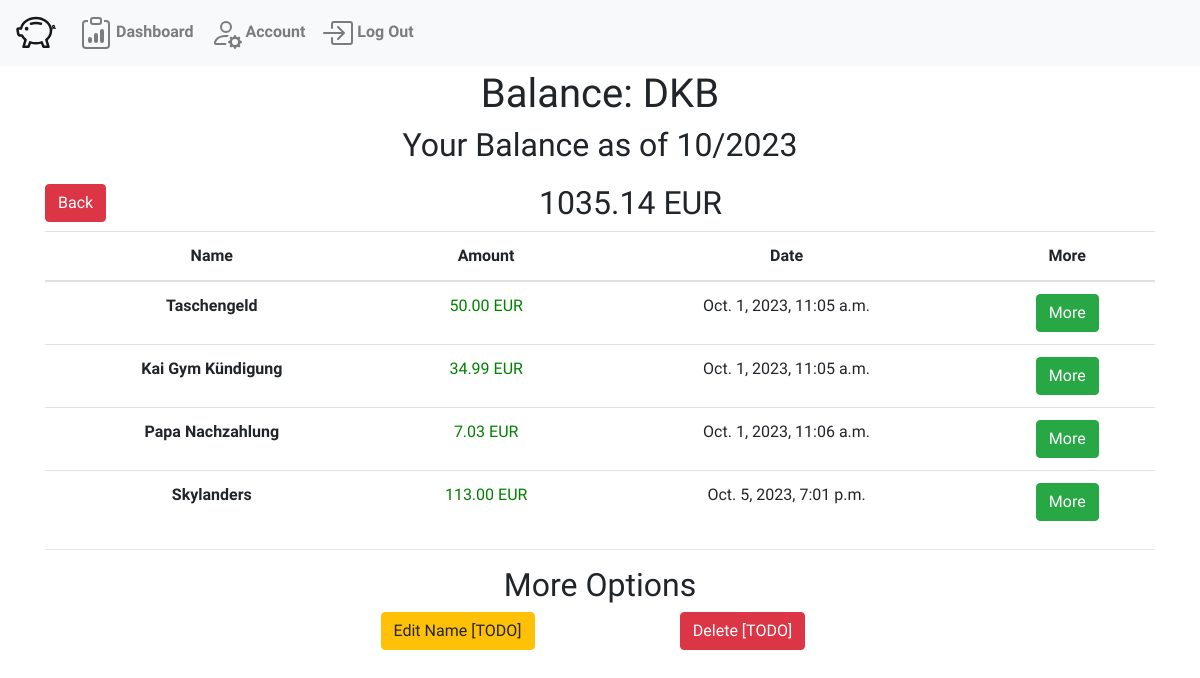
Page /balances/2023-10-01/DKB (signed in) on the earlier database version.
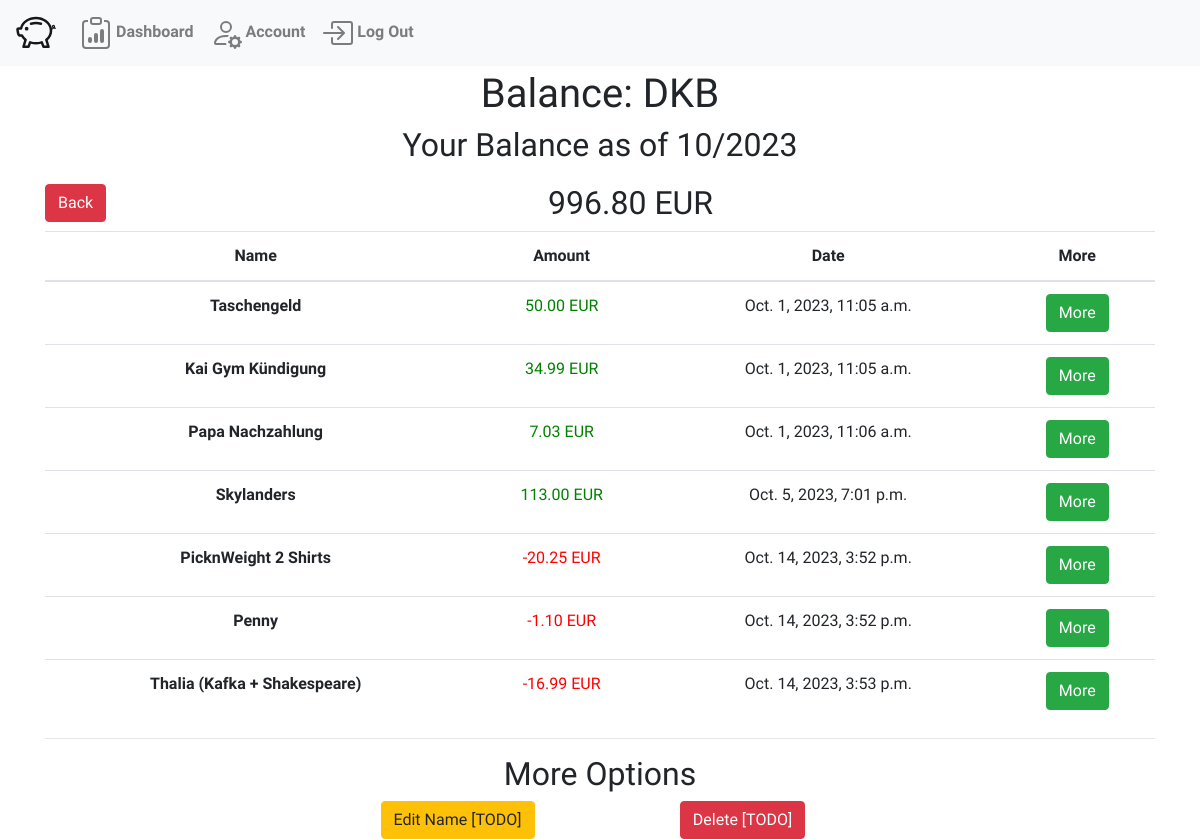
Same page on the later database version.
### WalletWise/models.py (models this page shows, shortened)
class Funds(models.Model):
    budget = models.ForeignKey("MonthBudget",related_name="funds", on_delete=models.CASCADE)
    title = models.CharField(max_length=64)
    amount = models.DecimalField(decimal_places=2, max_digits=20)
    defaultOwner = models.ForeignKey("User", related_name="defaultFunds", on_delete=models.DO_NOTHING, default=None, null=True)

class MonthBudget(models.Model):
    dashboard = models.ForeignKey("Dashboard", on_delete=models.CASCADE, related_name="months")
    date = models.DateField(auto_now_add=True)
    @property
    def month(self):
        return self.date.month
    @property
    def year(self):
        return self.date.year

class FundsChange(models.Model):
    budget = models.ForeignKey("MonthBudget",related_name="fundsChanges", on_delete=models.CASCADE)
    title = models.CharField(max_length=64)
    amount = models.DecimalField(decimal_places=2, max_digits=20)
    destination = models.ForeignKey("Funds", related_name="associatedFundsChanges", on_delete=models.CASCADE)
    reoccuring = models.BooleanField(default=False)
    dateTime = models.DateTimeField(auto_now_add=True)
    is_expense = models.BooleanField(default=False, blank=False)

### WalletWise/views.py (the view)
# urls.py: path("balances/<str:date>/<str:title>", views.balance, name="balance"),
def balance(request, date, title):
    user = request.user
    dashboard = Dashboard.objects.get(owner=user)
    currentBudget= MonthBudget.objects.filter(date=date, dashboard=dashboard)[0]
    balance = Funds.objects.filter(title=title, budget=currentBudget)[0]
    return render(request, "WalletWise/balance.html", {
        'user':user,
        'balance': balance,
        'dashboard' : dashboard,
        'budget': currentBudget
    })

### WalletWise/templates/WalletWise/balance.html (shortened to what this page needs)
{% extends "WalletWise/layout.html" %}
{% block body %}
    <div class="container text-center">
        <h1>Balance: {{balance.title}}</h1>
        <h2>Your Balance as of {{budget.month}}/{{budget.year}}</h2>
        <div style="margin-top: 20px;">
            <a style="float: left;" class="btn btn-danger" href="{% url 'balances' %}" role="button">Back</a>
            <h2>{{balance.amount}} EUR</h2>
        </div>
        {% if balance.associatedFundsChanges.all|length > 0 %}
            <table class="table">
                <thead>
                    <tr>
                        <th scope="col">Name</th>
                        <th scope="col">Amount</th>
                        <th scope="col">Date</th>
                        <th scope="col">More</th>
                    </tr>
                </thead>
                <tbody>
                    {% for fundsChange in balance.associatedFundsChanges.all %}
                    <tr>
                        <th scope="row">{{fundsChange.title}}</th>
                        {% if fundsChange.is_expense %}
                            <td style="color: red;">{{fundsChange.amount}} EUR</td>
                        {% else %}
                            <td style="color: green;">{{fundsChange.amount}} EUR</td>
                        {% endif %}
                        <td>{{fundsChange.dateTime}}</td>
                        <td><a class="btn btn-success" href="{% url 'balance' date=budget.date title=balance.title %}" role="button">More</a></td>
                    </tr>
                    {% endfor %}
                </tbody>
            </table>
        {% else %}
            <h1 class="my-5">No Incomes or Expenses made yet.</h1>
        {% endif %}
        <div>
            <hr>
            <h2>More Options</h2>
            <div class="row">
                <div class="col-md-3"></div>
                <div class="col-md-3"><a class="btn btn-warning" href="#" role="button">Edit Name [TODO]</a></div>
                <div class="col-md-3"><a class="btn btn-danger" href="#" role="button">Delete [TODO]</a></div>
            </div>
        </div>
    </div>
{% endblock %}

### WalletWise/templates/WalletWise/layout.html (shortened to what this page needs)
{% load static %}
<!DOCTYPE html>
<html>
    <head>
        <link rel="stylesheet" href="https://stackpath.bootstrapcdn.com/bootstrap/4.4.1/css/bootstrap.min.css">
        <link href="{% static 'WalletWise/styles.css' %}" rel="stylesheet">
    </head>
    <body>
        <nav class="navbar navbar-expand-lg navbar-light bg-light fixed-top">
            <a class="navbar-brand" href="{% url 'index' %}">
            </a>
            <div class="right-group">
                <ul class="navbar-nav mr-auto">
                    {% if user.is_authenticated %}
                        <li>
                            <a class="nav-link" href="{% url 'dashboard' %}">
                                <strong>Dashboard</strong>
                            </a>
                        </li>
                        <li class="nav-item">
                            <a class="nav-link" href="{% url 'settings' %}">
                                <strong>Account</strong>
                            </a>
                        </li>
                        <li class="nav-item">
                            <a class="nav-link" href="{% url 'logout' %}">
                                <strong>Log Out</strong>
                            </a>
                        </li>
                    {% endif %}
                </ul>
            </div>
        </nav>
        <div class="body">
            {% block body %}
            {% endblock %}
        </div>
    </body>
</html>

### WalletWise/static/WalletWise/styles.css (style rules this page uses)
body { padding-top: 70px; font-family: 'Inconsolata', monospace; }

Differences in the rows shown:
changed Funds "DKB": amount "1035.14" → "996.80"
added FundsChange: title "PicknWeight 2 Shirts", amount "-20.25", dateTime "Oct. 14, 2023, 3:52 p.m."
added FundsChange: title "Penny", amount "-1.10", dateTime "Oct. 14, 2023, 3:52 p.m."
added FundsChange: title "Thalia (Kafka + Shakespeare)", amount "-16.99", dateTime "Oct. 14, 2023, 3:53 p.m."
